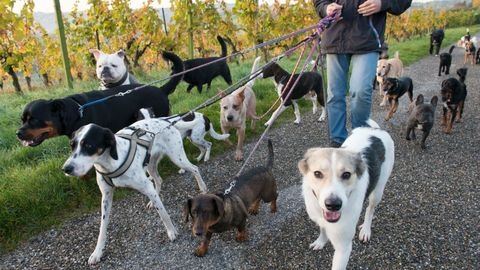
#> input picture main.png, 480 x 270 px
$ jupyter execute Project3_Computer_Vision.ipynb
#> lines starting #> are read from the running program, lines starting #| are printed output that depends on the picture; after the words box and inside, x2 and y2 are one past the last pixel; in counts of white or black regions, pixels touching at a corner belong together
[cell 1]
import cv2

[cell 2]
# Read the main original image
large_image_orig = cv2.imread('main.png')
#> large_image_orig is the input picture: shape (270, 480, 3); mean B, G, R 95.1, 110.3, 109.4

# Read the image that needs to be detected in the main image
small_image_detected = cv2.imread('img.png')
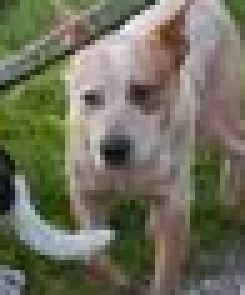
#> input picture img.png, 49 x 59 px (shown 5 times larger)
#> small_image_detected is the input picture: shape (59, 49, 3); mean B, G, R 92.4, 111.4, 111.5

# Image Detection
result = cv2.matchTemplate(large_image_orig,small_image_detected, cv2.TM_CCOEFF)
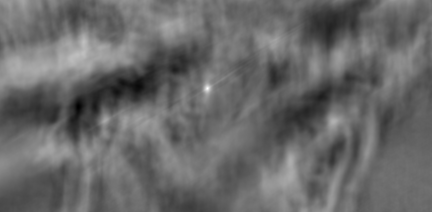
#> result: shape (212, 432) float32; min -12994497, max 19299922, mean 337995.8; drawn with min black and max white
minimum_value, maximum_value, minimum_location, maximum_location = cv2.minMaxLoc(result)
#> minimum_value = -12994497; maximum_value = 19299922; minimum_location = (78, 106); maximum_location = (207, 88)

# Draw a rectangle around the detected image
top_left_corner = maximum_location
#> top_left_corner = (207, 88)
height, width, c = small_image_detected.shape
#> height = 59; width = 49; c = 3
bottom_right_corner = (top_left_corner[0] + width, top_left_corner[1] + height)
#> bottom_right_corner = (256, 147)
cv2.rectangle(large_image_orig,top_left_corner, bottom_right_corner,(0,0,255),4)
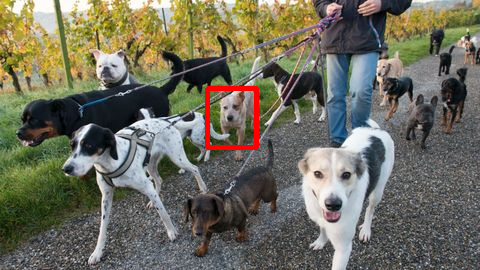
#> large_image_orig: shape (270, 480, 3); 0.82% of pixels changed, all inside (x1, y1, x2, y2) = (205, 86, 259, 150)

# Show the Output
cv2.imshow("Image to Detect", small_image_detected)
cv2.imshow("Original Image", large_image_orig)

# Draw Window on the image detected
cv2.moveWindow("Original Image", 10, 50);
cv2.moveWindow("Image to Detect", 150, 50);

cv2.waitKey(0)
